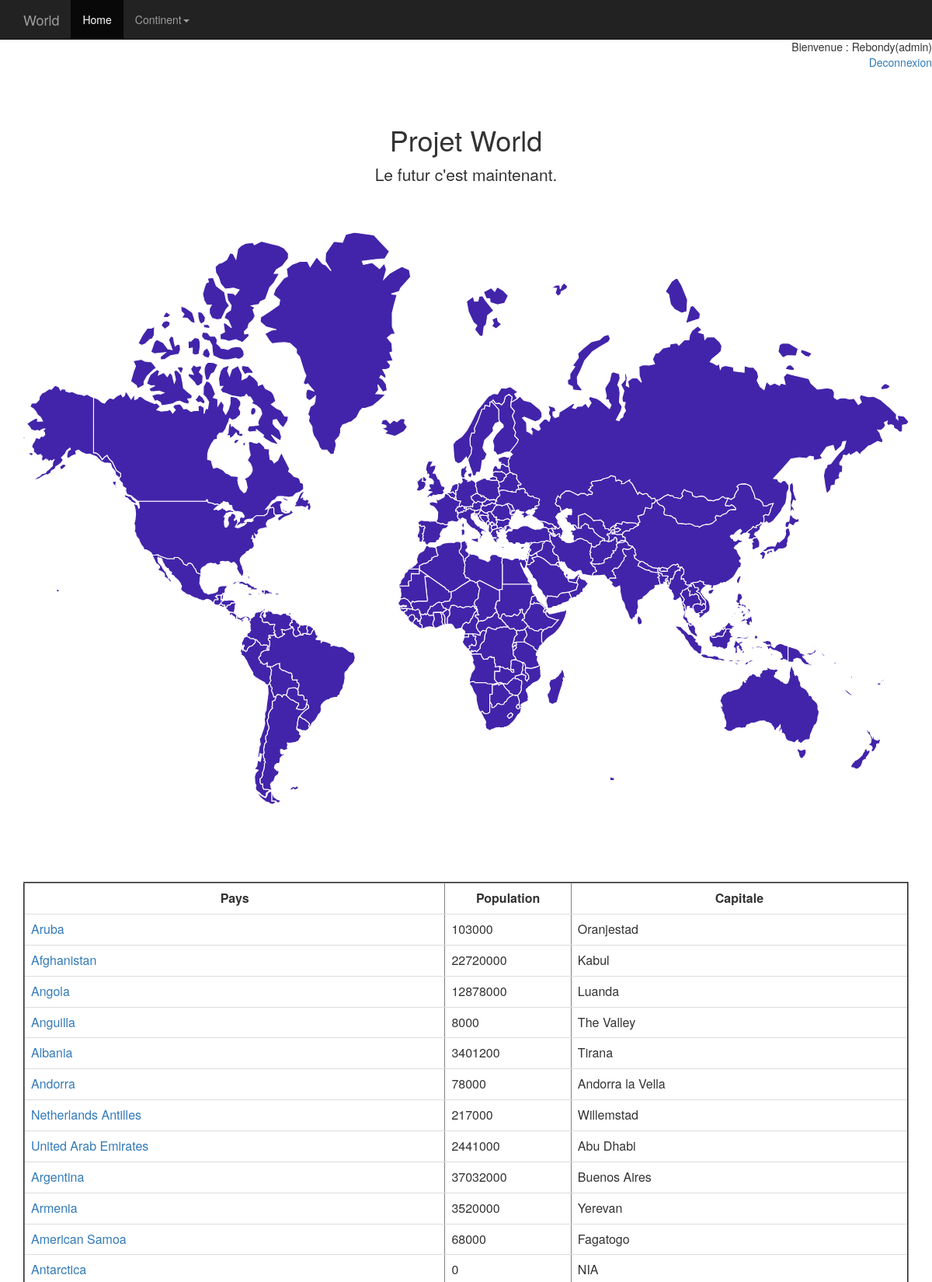
The app's page /index.php (signed in, upper part) with its own data.
### tables this page shows
CREATE TABLE `Country` (
  `id` int(11) NOT NULL,
  `Code` char(3) DEFAULT NULL,
  `Name` char(52) NOT NULL DEFAULT '',
  `Continent` enum('Asia','Europe','North America','Africa','Oceania','Antarctica','South America') NOT NULL DEFAULT 'Asia',
  `Region` char(26) NOT NULL DEFAULT '',
  `SurfaceArea` float(10,2) NOT NULL DEFAULT '0.00',
  `IndepYear` smallint(6) DEFAULT NULL,
  `Population` int(11) NOT NULL DEFAULT '0',
  `LifeExpectancy` float(3,1) DEFAULT NULL,
  `GNP` float(10,2) DEFAULT NULL,
  `GNPOld` float(10,2) DEFAULT NULL,
  `LocalName` char(45) NOT NULL DEFAULT '',
  `GovernmentForm` char(45) NOT NULL DEFAULT '',
  `HeadOfState` char(60) DEFAULT NULL,
  `Capital` int(11) DEFAULT NULL,
  `Code2` char(2) NOT NULL DEFAULT ''
);

### inc/manager-db.php (called while the page is built, shortened)
<?php
require_once 'connect-db.php';
function getCountries($continent = null) {
   global $pdo;
   if (!$continent) :
     $query = 'SELECT * FROM Country;';
     return $pdo->query($query)->fetchAll();
   else :
     $query = 'SELECT * FROM Country WHERE Continent = :continent;';
     $prep = $pdo->prepare($query);
     $prep->bindValue(':continent', $continent, PDO::PARAM_STR);
     $prep->execute();
     return $prep->fetchAll();
   endif;
}
function getCapital($id){
  global $pdo;
  $query='SELECT `Name` FROM `City` WHERE id=:id';
  $prep=$pdo->prepare($query);
  $prep->bindValue(':id',$id, PDO::PARAM_STR);
  $prep->execute();
  return $prep->fetch();
}
?>

### index.php (the view, shortened to what this page needs)
<?php
  require_once('inc/manager-db.php');
  if (isset($_SESSION['nom']) && isset($_SESSION['role'])){
    echo "<p style=text-align:right;>Bienvenue : ".$_SESSION['nom']."(".$_SESSION['role'].")";
    echo "<br><a href='./logout.php'>Deconnexion</a>";
  }
  else
    header ('location: authentification.php');
?>
<?php require_once 'header.php';
require_once 'inc/manager-db.php';
  $lesPays=getCountries();
?>
<div class="container">
  <div class="starter-template">
    <h1>Projet World</h1>
    <p class="lead">Le futur c'est maintenant.</p>
  </div>
  <div class="map" id="map">
    <div class="map__image">
    </div>
    <br/>
    <br/>
    <br/>
    <div>
      <br><br>
      <table border="2px" class="table">
        <th> Pays </th>
        <th> Population </th>
        <th> Capitale </th>
        <?php foreach($lesPays as $pays):?>
          <?php
          if(getCapital($pays->Capital)!=NULL){
            $city=getCapital($pays->Capital);
            $capitalName=$city->Name;
          }
          else{
            $capitalName="NIA";
          }
          ?>
          <tr>
            <td><a href="pays.php?Name=<?php echo $pays->Name?>"><?php echo ($pays->Name); ?></a> </td>
            <td> <?php echo($pays->Population); ?> </td>
            <td> <?php echo($capitalName); ?></td>
          </tr>
        <?php endforeach;?>
      </table>
    </div>
  </div>
  <?php require_once 'footer.php'; ?>

### header.php (shortened to what this page needs)
<!DOCTYPE html>
<html lang="fr">
  <head>
    <link rel="stylesheet" type="text/css" href="bootstrap335/css/bootstrap.css">
    <link href="bootstrap335/css/bootstrap.min.css" rel="stylesheet">
    <link href="css/custom.css" rel="stylesheet">
  </head>
  <body>
    <nav class="navbar navbar-inverse navbar-fixed-top">
      <div class="container">
        <div class="navbar-header">
          <a class="navbar-brand" href="index.php">World</a>
        </div>
        <div id="navbar" class="collapse navbar-collapse">
          <ul class="nav navbar-nav">
            <li class="active"><a href="index.php">Home</a></li>
            <li class="dropdown">
            <a class="dropdown-toggle" data-toggle="dropdown" role="button" aria-haspopup="true" aria-expanded="false">Continent<span class="caret"></span></a>
            </li>
          </ul>
        </div>
      </div>
    </nav>

### footer.php (shortened to what this page needs)
  </body>
</html>

### css/custom.css (style rules this page uses)
body { padding-top: 50px; }
.starter-template { padding: 40px 15px; text-align: center; }
th { text-align: center; }
.map__image { width: 100%; }

### records on screen
country: Name "Aruba", Population "103000", capitalName "Oranjestad"
country: Name "Afghanistan", Population "22720000", capitalName "Kabul"
country: Name "Angola", Population "12878000", capitalName "Luanda"
country: Name "Anguilla", Population "8000", capitalName "The Valley"
country: Name "Albania", Population "3401200", capitalName "Tirana"
country: Name "Andorra", Population "78000", capitalName "Andorra la Vella"
country: Name "Netherlands Antilles", Population "217000", capitalName "Willemstad"
country: Name "United Arab Emirates", Population "2441000", capitalName "Abu Dhabi"
country: Name "Argentina", Population "37032000", capitalName "Buenos Aires"
country: Name "Armenia", Population "3520000", capitalName "Yerevan"
country: Name "American Samoa", Population "68000", capitalName "Fagatogo"
country: Name "Antarctica", Population "0", capitalName "NIA"

### other values on screen
$_SESSION['nom'] "Rebondy"
$_SESSION['role'] "admin"
